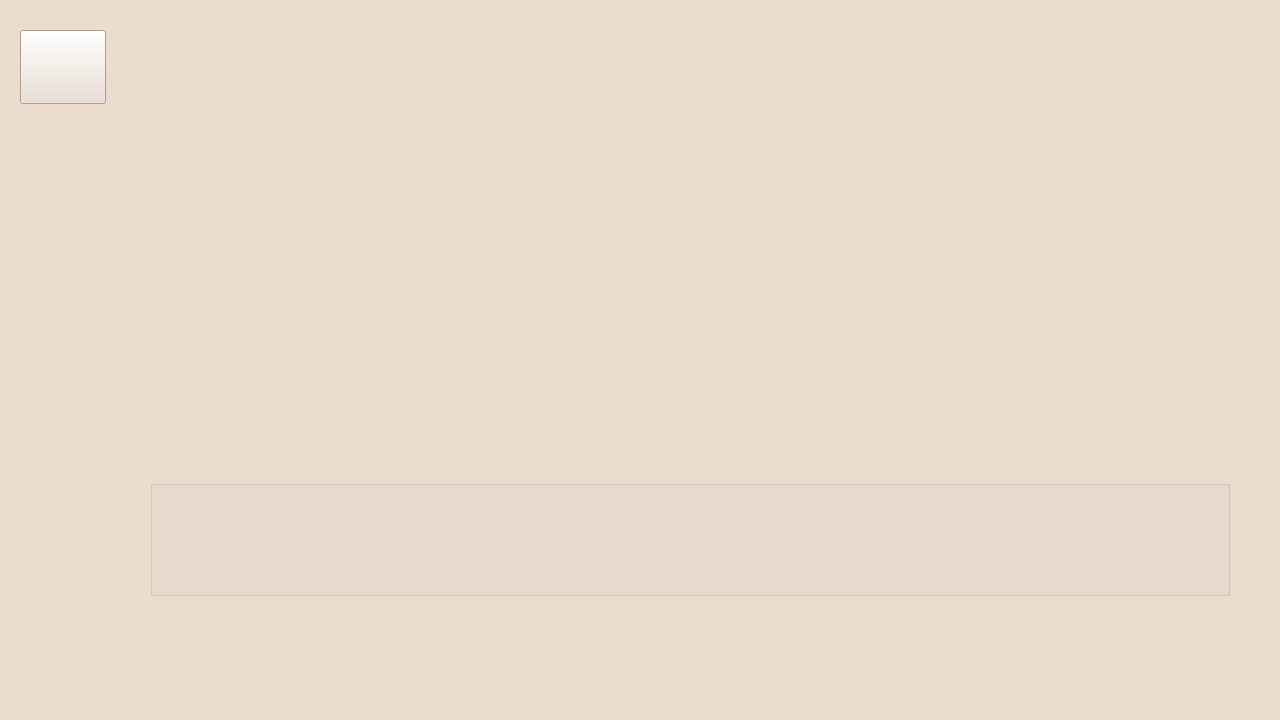
<?xml version="1.0" encoding="UTF-8"?>
<ui version="4.0">
 <class>MainWindow</class>
 <widget class="QMainWindow" name="MainWindow">
  <property name="geometry">
   <rect>
    <x>0</x>
    <y>0</y>
    <width>1280</width>
    <height>720</height>
   </rect>
  </property>
  <property name="palette">
   <palette>
    <active>
     <colorrole role="WindowText">
      <brush brushstyle="SolidPattern">
       <color alpha="255">
        <red>0</red>
        <green>0</green>
        <blue>0</blue>
       </color>
      </brush>
     </colorrole>
     <colorrole role="Button">
      <brush brushstyle="SolidPattern">
       <color alpha="255">
        <red>235</red>
        <green>220</green>
        <blue>206</blue>
       </color>
      </brush>
     </colorrole>
     <colorrole role="Light">
      <brush brushstyle="SolidPattern">
       <color alpha="255">
        <red>255</red>
        <green>255</green>
        <blue>255</blue>
       </color>
      </brush>
     </colorrole>
     <colorrole role="Midlight">
      <brush brushstyle="SolidPattern">
       <color alpha="255">
        <red>245</red>
        <green>237</green>
        <blue>230</blue>
       </color>
      </brush>
     </colorrole>
     <colorrole role="Dark">
      <brush brushstyle="SolidPattern">
       <color alpha="255">
        <red>117</red>
        <green>110</green>
        <blue>103</blue>
       </color>
      </brush>
     </colorrole>
     <colorrole role="Mid">
      <brush brushstyle="SolidPattern">
       <color alpha="255">
        <red>157</red>
        <green>147</green>
        <blue>137</blue>
       </color>
      </brush>
     </colorrole>
     <colorrole role="Text">
      <brush brushstyle="SolidPattern">
       <color alpha="255">
        <red>0</red>
        <green>0</green>
        <blue>0</blue>
       </color>
      </brush>
     </colorrole>
     <colorrole role="BrightText">
      <brush brushstyle="SolidPattern">
       <color alpha="255">
        <red>255</red>
        <green>255</green>
        <blue>255</blue>
       </color>
      </brush>
     </colorrole>
     <colorrole role="ButtonText">
      <brush brushstyle="SolidPattern">
       <color alpha="255">
        <red>0</red>
        <green>0</green>
        <blue>0</blue>
       </color>
      </brush>
     </colorrole>
     <colorrole role="Base">
      <brush brushstyle="SolidPattern">
       <color alpha="255">
        <red>255</red>
        <green>255</green>
        <blue>255</blue>
       </color>
      </brush>
     </colorrole>
     <colorrole role="Window">
      <brush brushstyle="SolidPattern">
       <color alpha="255">
        <red>235</red>
        <green>220</green>
        <blue>206</blue>
       </color>
      </brush>
     </colorrole>
     <colorrole role="Shadow">
      <brush brushstyle="SolidPattern">
       <color alpha="255">
        <red>0</red>
        <green>0</green>
        <blue>0</blue>
       </color>
      </brush>
     </colorrole>
     <colorrole role="AlternateBase">
      <brush brushstyle="SolidPattern">
       <color alpha="255">
        <red>245</red>
        <green>237</green>
        <blue>230</blue>
       </color>
      </brush>
     </colorrole>
     <colorrole role="ToolTipBase">
      <brush brushstyle="SolidPattern">
       <color alpha="255">
        <red>255</red>
        <green>255</green>
        <blue>220</blue>
       </color>
      </brush>
     </colorrole>
     <colorrole role="ToolTipText">
      <brush brushstyle="SolidPattern">
       <color alpha="255">
        <red>0</red>
        <green>0</green>
        <blue>0</blue>
       </color>
      </brush>
     </colorrole>
    </active>
    <inactive>
     <colorrole role="WindowText">
      <brush brushstyle="SolidPattern">
       <color alpha="255">
        <red>0</red>
        <green>0</green>
        <blue>0</blue>
       </color>
      </brush>
     </colorrole>
     <colorrole role="Button">
      <brush brushstyle="SolidPattern">
       <color alpha="255">
        <red>235</red>
        <green>220</green>
        <blue>206</blue>
       </color>
      </brush>
     </colorrole>
     <colorrole role="Light">
      <brush brushstyle="SolidPattern">
       <color alpha="255">
        <red>255</red>
        <green>255</green>
        <blue>255</blue>
       </color>
      </brush>
     </colorrole>
     <colorrole role="Midlight">
      <brush brushstyle="SolidPattern">
       <color alpha="255">
        <red>245</red>
        <green>237</green>
        <blue>230</blue>
       </color>
      </brush>
     </colorrole>
     <colorrole role="Dark">
      <brush brushstyle="SolidPattern">
       <color alpha="255">
        <red>117</red>
        <green>110</green>
        <blue>103</blue>
       </color>
      </brush>
     </colorrole>
     <colorrole role="Mid">
      <brush brushstyle="SolidPattern">
       <color alpha="255">
        <red>157</red>
        <green>147</green>
        <blue>137</blue>
       </color>
      </brush>
     </colorrole>
     <colorrole role="Text">
      <brush brushstyle="SolidPattern">
       <color alpha="255">
        <red>0</red>
        <green>0</green>
        <blue>0</blue>
       </color>
      </brush>
     </colorrole>
     <colorrole role="BrightText">
      <brush brushstyle="SolidPattern">
       <color alpha="255">
        <red>255</red>
        <green>255</green>
        <blue>255</blue>
       </color>
      </brush>
     </colorrole>
     <colorrole role="ButtonText">
      <brush brushstyle="SolidPattern">
       <color alpha="255">
        <red>0</red>
        <green>0</green>
        <blue>0</blue>
       </color>
      </brush>
     </colorrole>
     <colorrole role="Base">
      <brush brushstyle="SolidPattern">
       <color alpha="255">
        <red>255</red>
        <green>255</green>
        <blue>255</blue>
       </color>
      </brush>
     </colorrole>
     <colorrole role="Window">
      <brush brushstyle="SolidPattern">
       <color alpha="255">
        <red>235</red>
        <green>220</green>
        <blue>206</blue>
       </color>
      </brush>
     </colorrole>
     <colorrole role="Shadow">
      <brush brushstyle="SolidPattern">
       <color alpha="255">
        <red>0</red>
        <green>0</green>
        <blue>0</blue>
       </color>
      </brush>
     </colorrole>
     <colorrole role="AlternateBase">
      <brush brushstyle="SolidPattern">
       <color alpha="255">
        <red>245</red>
        <green>237</green>
        <blue>230</blue>
       </color>
      </brush>
     </colorrole>
     <colorrole role="ToolTipBase">
      <brush brushstyle="SolidPattern">
       <color alpha="255">
        <red>255</red>
        <green>255</green>
        <blue>220</blue>
       </color>
      </brush>
     </colorrole>
     <colorrole role="ToolTipText">
      <brush brushstyle="SolidPattern">
       <color alpha="255">
        <red>0</red>
        <green>0</green>
        <blue>0</blue>
       </color>
      </brush>
     </colorrole>
    </inactive>
    <disabled>
     <colorrole role="WindowText">
      <brush brushstyle="SolidPattern">
       <color alpha="255">
        <red>117</red>
        <green>110</green>
        <blue>103</blue>
       </color>
      </brush>
     </colorrole>
     <colorrole role="Button">
      <brush brushstyle="SolidPattern">
       <color alpha="255">
        <red>235</red>
        <green>220</green>
        <blue>206</blue>
       </color>
      </brush>
     </colorrole>
     <colorrole role="Light">
      <brush brushstyle="SolidPattern">
       <color alpha="255">
        <red>255</red>
        <green>255</green>
        <blue>255</blue>
       </color>
      </brush>
     </colorrole>
     <colorrole role="Midlight">
      <brush brushstyle="SolidPattern">
       <color alpha="255">
        <red>245</red>
        <green>237</green>
        <blue>230</blue>
       </color>
      </brush>
     </colorrole>
     <colorrole role="Dark">
      <brush brushstyle="SolidPattern">
       <color alpha="255">
        <red>117</red>
        <green>110</green>
        <blue>103</blue>
       </color>
      </brush>
     </colorrole>
     <colorrole role="Mid">
      <brush brushstyle="SolidPattern">
       <color alpha="255">
        <red>157</red>
        <green>147</green>
        <blue>137</blue>
       </color>
      </brush>
     </colorrole>
     <colorrole role="Text">
      <brush brushstyle="SolidPattern">
       <color alpha="255">
        <red>117</red>
        <green>110</green>
        <blue>103</blue>
       </color>
      </brush>
     </colorrole>
     <colorrole role="BrightText">
      <brush brushstyle="SolidPattern">
       <color alpha="255">
        <red>255</red>
        <green>255</green>
        <blue>255</blue>
       </color>
      </brush>
     </colorrole>
     <colorrole role="ButtonText">
      <brush brushstyle="SolidPattern">
       <color alpha="255">
        <red>117</red>
        <green>110</green>
        <blue>103</blue>
       </color>
      </brush>
     </colorrole>
     <colorrole role="Base">
      <brush brushstyle="SolidPattern">
       <color alpha="255">
        <red>235</red>
        <green>220</green>
        <blue>206</blue>
       </color>
      </brush>
     </colorrole>
     <colorrole role="Window">
      <brush brushstyle="SolidPattern">
       <color alpha="255">
        <red>235</red>
        <green>220</green>
        <blue>206</blue>
       </color>
      </brush>
     </colorrole>
     <colorrole role="Shadow">
      <brush brushstyle="SolidPattern">
       <color alpha="255">
        <red>0</red>
        <green>0</green>
        <blue>0</blue>
       </color>
      </brush>
     </colorrole>
     <colorrole role="AlternateBase">
      <brush brushstyle="SolidPattern">
       <color alpha="255">
        <red>235</red>
        <green>220</green>
        <blue>206</blue>
       </color>
      </brush>
     </colorrole>
     <colorrole role="ToolTipBase">
      <brush brushstyle="SolidPattern">
       <color alpha="255">
        <red>255</red>
        <green>255</green>
        <blue>220</blue>
       </color>
      </brush>
     </colorrole>
     <colorrole role="ToolTipText">
      <brush brushstyle="SolidPattern">
       <color alpha="255">
        <red>0</red>
        <green>0</green>
        <blue>0</blue>
       </color>
      </brush>
     </colorrole>
    </disabled>
   </palette>
  </property>
  <property name="windowTitle">
   <string>MainWindow</string>
  </property>
  <property name="iconSize">
   <size>
    <width>32</width>
    <height>32</height>
   </size>
  </property>
  <property name="tabShape">
   <enum>QTabWidget::Rounded</enum>
  </property>
  <property name="dockNestingEnabled">
   <bool>true</bool>
  </property>
  <widget class="QWidget" name="centralWidget">
   <widget class="QToolButton" name="floatButton">
    <property name="geometry">
     <rect>
      <x>20</x>
      <y>30</y>
      <width>86</width>
      <height>74</height>
     </rect>
    </property>
    <property name="focusPolicy">
     <enum>Qt::NoFocus</enum>
    </property>
    <property name="text">
     <string/>
    </property>
    <property name="iconSize">
     <size>
      <width>64</width>
      <height>64</height>
     </size>
    </property>
   </widget>
   <widget class="QGroupBox" name="btnGroup">
    <property name="geometry">
     <rect>
      <x>150</x>
      <y>480</y>
      <width>1080</width>
      <height>116</height>
     </rect>
    </property>
    <property name="sizePolicy">
     <sizepolicy hsizetype="Fixed" vsizetype="Fixed">
      <horstretch>0</horstretch>
      <verstretch>0</verstretch>
     </sizepolicy>
    </property>
    <property name="acceptDrops">
     <bool>false</bool>
    </property>
    <property name="toolTipDuration">
     <number>-1</number>
    </property>
    <property name="layoutDirection">
     <enum>Qt::RightToLeft</enum>
    </property>
    <property name="autoFillBackground">
     <bool>false</bool>
    </property>
    <property name="styleSheet">
     <string notr="true"/>
    </property>
    <property name="title">
     <string/>
    </property>
    <property name="flat">
     <bool>true</bool>
    </property>
    <property name="checkable">
     <bool>false</bool>
    </property>
    <widget class="newPushButton" name="homeBtn">
     <property name="geometry">
      <rect>
       <x>565</x>
       <y>10</y>
       <width>220</width>
       <height>100</height>
      </rect>
     </property>
     <property name="font">
      <font>
       <pointsize>15</pointsize>
      </font>
     </property>
     <property name="focusPolicy">
      <enum>Qt::NoFocus</enum>
     </property>
     <property name="autoFillBackground">
      <bool>false</bool>
     </property>
     <property name="text">
      <string/>
     </property>
     <property name="iconSize">
      <size>
       <width>36</width>
       <height>36</height>
      </size>
     </property>
     <property name="flat">
      <bool>true</bool>
     </property>
    </widget>
    <widget class="newPushButton" name="menuBtn">
     <property name="geometry">
      <rect>
       <x>820</x>
       <y>10</y>
       <width>220</width>
       <height>100</height>
      </rect>
     </property>
     <property name="font">
      <font>
       <pointsize>15</pointsize>
      </font>
     </property>
     <property name="focusPolicy">
      <enum>Qt::NoFocus</enum>
     </property>
     <property name="text">
      <string/>
     </property>
     <property name="iconSize">
      <size>
       <width>36</width>
       <height>36</height>
      </size>
     </property>
     <property name="flat">
      <bool>true</bool>
     </property>
    </widget>
    <widget class="newPushButton" name="returnBtn">
     <property name="geometry">
      <rect>
       <x>295</x>
       <y>10</y>
       <width>220</width>
       <height>100</height>
      </rect>
     </property>
     <property name="font">
      <font>
       <family>Ubuntu</family>
       <pointsize>15</pointsize>
      </font>
     </property>
     <property name="focusPolicy">
      <enum>Qt::NoFocus</enum>
     </property>
     <property name="locale">
      <locale language="Chinese" country="China"/>
     </property>
     <property name="text">
      <string/>
     </property>
     <property name="iconSize">
      <size>
       <width>36</width>
       <height>36</height>
      </size>
     </property>
     <property name="flat">
      <bool>true</bool>
     </property>
    </widget>
    <widget class="newPushButton" name="appBtn">
     <property name="geometry">
      <rect>
       <x>40</x>
       <y>10</y>
       <width>220</width>
       <height>100</height>
      </rect>
     </property>
     <property name="font">
      <font>
       <pointsize>15</pointsize>
       <weight>50</weight>
       <bold>false</bold>
      </font>
     </property>
     <property name="focusPolicy">
      <enum>Qt::NoFocus</enum>
     </property>
     <property name="text">
      <string/>
     </property>
     <property name="iconSize">
      <size>
       <width>32</width>
       <height>32</height>
      </size>
     </property>
     <property name="flat">
      <bool>true</bool>
     </property>
    </widget>
    <widget class="QLabel" name="label">
     <property name="geometry">
      <rect>
       <x>0</x>
       <y>0</y>
       <width>1080</width>
       <height>116</height>
      </rect>
     </property>
     <property name="sizePolicy">
      <sizepolicy hsizetype="Fixed" vsizetype="Fixed">
       <horstretch>0</horstretch>
       <verstretch>0</verstretch>
      </sizepolicy>
     </property>
     <property name="autoFillBackground">
      <bool>false</bool>
     </property>
     <property name="frameShape">
      <enum>QFrame::NoFrame</enum>
     </property>
     <property name="frameShadow">
      <enum>QFrame::Plain</enum>
     </property>
     <property name="lineWidth">
      <number>0</number>
     </property>
     <property name="text">
      <string/>
     </property>
    </widget>
    <zorder>label</zorder>
    <zorder>menuBtn</zorder>
    <zorder>appBtn</zorder>
    <zorder>homeBtn</zorder>
    <zorder>returnBtn</zorder>
   </widget>
   <widget class="QLabel" name="picLabel">
    <property name="geometry">
     <rect>
      <x>0</x>
      <y>0</y>
      <width>1280</width>
      <height>720</height>
     </rect>
    </property>
    <property name="text">
     <string/>
    </property>
   </widget>
   <zorder>picLabel</zorder>
   <zorder>btnGroup</zorder>
   <zorder>floatButton</zorder>
  </widget>
 </widget>
 <layoutdefault spacing="6" margin="11"/>
 <customwidgets>
  <customwidget>
   <class>newPushButton</class>
   <extends>QPushButton</extends>
   <header location="global">newpushbutton.h</header>
  </customwidget>
 </customwidgets>
 <resources/>
 <connections/>
</ui>
